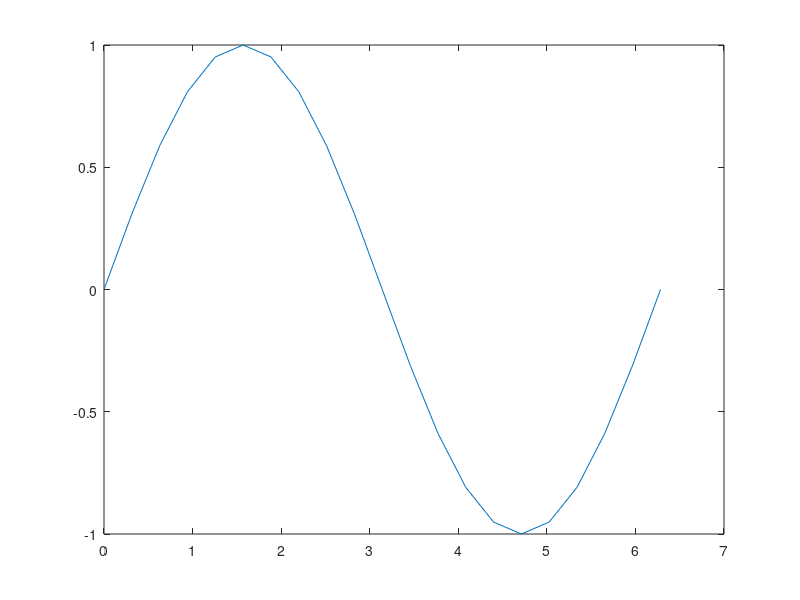

The MATLAB source for this figure: (Note: this script raises an error after producing the figure.)
%Sprawozdanie z zajęć 
%%
a = 23;
b = 5;
c = round(a/b)
d = rem(a,b)
%%
v = [0; 5; 0; 4; 0]
%%
rng(0,'twister')
m = 3;
sd = 5;
R2 = 5*randn(5,3) + m
%%
R3 = [R2 v]
%%
x = 0:pi/10:2*pi
y = sin(x)
plot(x,y)
%%
my = mean(y)
%%
A = [1 2 3; -1 1 4; -1 -2 -3]
B = [5; 1; -5]
X = linsolve(A, B)
%%
R = RGB(:,:,1); %tworzę tablicę zawierającą tylko składową R
G = RGB(:,:,2); %tworzę tablicę zawierającą tylko składową G
B = RGB(:,:,3); %tworzę tablicę zawierającą tylko składową B

vR = R(:)'; %zaczynam tworzyć wektory zawierające wszystkie wiersze tablic
vG = G(:)';
vB = B(:)';


A = [vR; vG; vB]; %tworzę macierz A zawierającą 
% wszystkie trzy wektory jako osobne wiersze

Z = [0.299 0.587 0.114; -0.169 -0.331 0.5; 0.5 -0.419 -0.081]; %macierz współczynników do konwersji

W = (Z * A) + [0; 128; 128]; %tworzę macierz przekonwertowanych wartości

Y = reshape(W(1,:), 650, 600); %tworzę tablice poszczególnych składowych
Cb = reshape(W(2,:), 650, 600);
Cr = reshape(W(3,:), 650, 600);

YCbCr = Y;
YCbCr(:,:,2) = Cb;
YCbCr(:,:,3) = Cr;  %łączę poszczególne składowe aby stworzyć trójwymiarową tablicę z wynikiem
imshow(YCbCr)

%%
a = pi;
b = ones(1, 1, 'uint8');
b = cast(b, "like",a)
a + b
%%
s = 'a':'g'
U = s(randi(numel(s),10,1))
